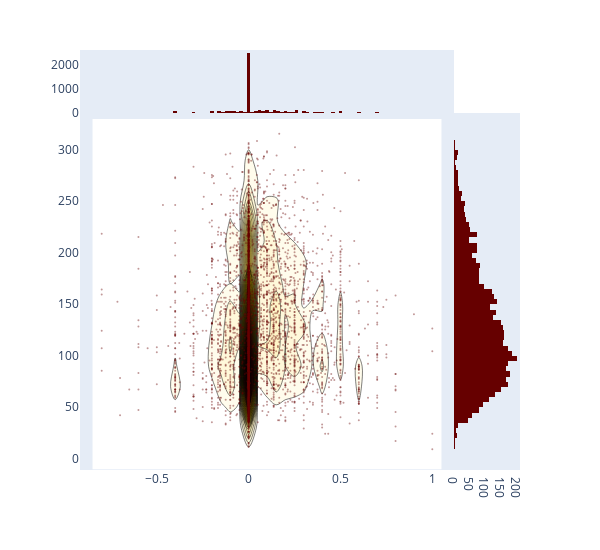

Write notebook code for a chart like this one.
### Code cell
trace1 = go.Scatter(
    x=df['polarity'], y=df['news_len'], mode='markers', name='points',
    marker=dict(color='rgb(102,0,0)', size=2, opacity=0.4)
)
trace2 = go.Histogram2dContour(
    x=df['polarity'], y=df['news_len'], name='density', ncontours=50,
    colorscale='Hot', reversescale=True, showscale=False
)
trace3 = go.Histogram(
    x=df['polarity'], name='Sentiment polarity density',
    marker=dict(color='rgb(102,0,0)'),
    yaxis='y2'
)
trace4 = go.Histogram(
    y=df['news_len'], name='news length density', marker=dict(color='rgb(102,0,0)'),
    xaxis='x2'
)
data = [trace1, trace2, trace3, trace4]

layout = go.Layout(
    showlegend=False,
    autosize=False,
    width=600,
    height=550,
    xaxis=dict(
        domain=[0, 0.85],
        showgrid=False,
        zeroline=False
    ),
    yaxis=dict(
        domain=[0, 0.85],
        showgrid=False,
        zeroline=False
    ),
    margin=dict(
        t=50
    ),
    hovermode='x unified',
    bargap=0,
    xaxis2=dict(
        domain=[0.85, 1],
        showgrid=False,
        zeroline=False
    ),
    yaxis2=dict(
        domain=[0.85, 1],
        showgrid=False,
        zeroline=False
    )
)

go.Figure(data=data, layout=layout)

### Figure 1 — Plotly figure (JSON) as saved in the notebook; plotly's stock layout.template omitted (floating-point values rounded to 4 significant figures; data arrays with more than 128 entries replaced by an {"elided": "..."} marker saying what was removed)
{"data": [{"marker": {"color": "rgb(102,0,0)", "opacity": 0.4, "size": 2}, "mode": "markers", "name": "points", "type": "scatter", "x": {"elided": "4846 float values"}, "y": {"elided": "4846 int values"}}, {"colorscale": [[0, "rgb(0,0,0)"], [0.3333, "rgb(230,0,0)"], [0.6667, "rgb(255,210,0)"], [1, "rgb(255,255,255)"]], "name": "density", "ncontours": 50, "reversescale": true, "showscale": false, "type": "histogram2dcontour", "x": {"elided": "4846 float values"}, "y": {"elided": "4846 int values"}}, {"marker": {"color": "rgb(102,0,0)"}, "name": "Sentiment polarity density", "type": "histogram", "x": {"elided": "4846 float values"}, "yaxis": "y2"}, {"marker": {"color": "rgb(102,0,0)"}, "name": "news length density", "type": "histogram", "xaxis": "x2", "y": {"elided": "4846 int values"}}], "layout": {"autosize": false, "bargap": 0, "height": 550, "hovermode": "x unified", "margin": {"t": 50}, "showlegend": false, "width": 600, "xaxis": {"domain": [0, 0.85], "showgrid": false, "zeroline": false}, "xaxis2": {"domain": [0.85, 1], "showgrid": false, "zeroline": false}, "yaxis": {"domain": [0, 0.85], "showgrid": false, "zeroline": false}, "yaxis2": {"domain": [0.85, 1], "showgrid": false, "zeroline": false}}}
